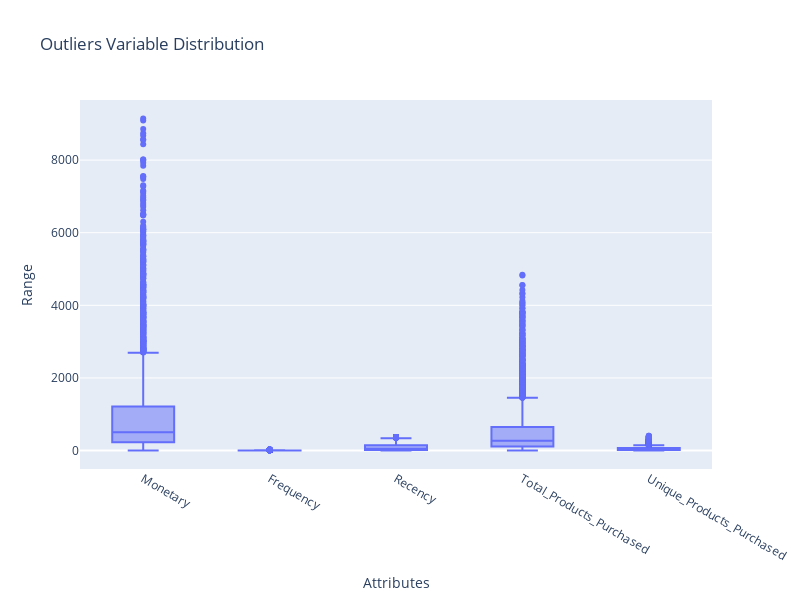

Here is the notebook cell this chart was saved with:
### Code cell
# Create a DataFrame containing the selected attributes
attributes = ['Monetary', 'Frequency', 'Recency','Total_Products_Purchased','Unique_Products_Purchased']
data = data[attributes]

# Create a box plot with Plotly
fig = px.box(data, y=attributes, labels={'variable': 'Attributes', 'value': 'Range'},
             title="Outliers Variable Distribution")
fig.update_layout(
    xaxis=dict(title="Attributes"),
    yaxis=dict(title="Range"),
    showlegend=False,
    boxmode='group',  # Display box plots side by side
    width=800, height=600
)
fig.show()

### Figure 1 — Plotly figure (JSON) as saved in the notebook; plotly's stock layout.template omitted (floating-point values rounded to 4 significant figures; data arrays with more than 128 entries replaced by an {"elided": "..."} marker saying what was removed)
{"data": [{"alignmentgroup": "True", "hovertemplate": "Attributes=%{x}<br>Range=%{y}<extra></extra>", "legendgroup": "", "marker": {"color": "#636efa"}, "name": "", "notched": false, "offsetgroup": "", "orientation": "v", "showlegend": false, "type": "box", "x": {"elided": "20755 str values"}, "x0": " ", "xaxis": "x", "y": {"elided": "20755 float values"}, "y0": " ", "yaxis": "y"}], "layout": {"boxmode": "group", "height": 600, "legend": {"tracegroupgap": 0}, "showlegend": false, "title": {"text": "Outliers Variable Distribution"}, "width": 800, "xaxis": {"anchor": "y", "domain": [0, 1], "title": {"text": "Attributes"}}, "yaxis": {"anchor": "x", "domain": [0, 1], "title": {"text": "Range"}}}}
